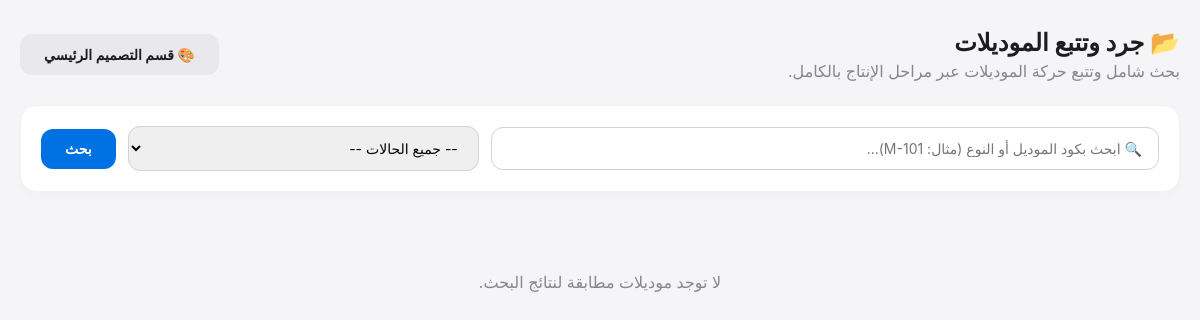
/design/inventory, run on an earlier commit of the app's database.
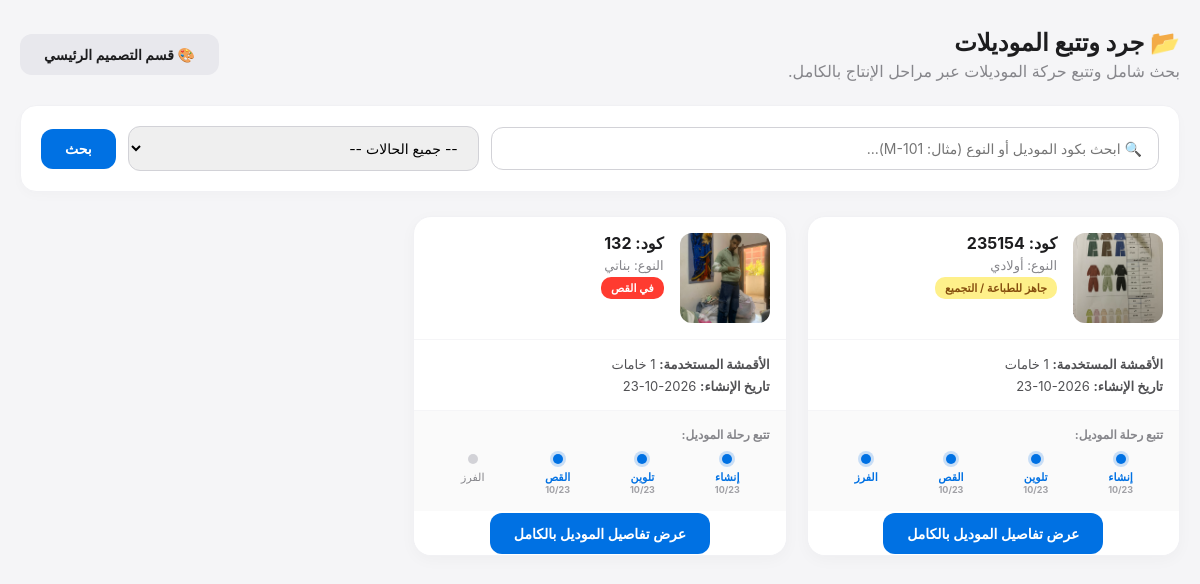
And on a later commit of the database.
### app/models.py (models this page shows)
class DesignModel(db.Model):
    id = db.Column(db.Integer, primary_key=True)
    model_code = db.Column(db.String(50), unique=True, nullable=False)
    image_url = db.Column(db.String(200), nullable=False)
    model_type = db.Column(db.String(50), nullable=True)
    status = db.Column(db.String(50), default='تصميم')
    is_deleted = db.Column(db.Boolean, default=False)
    target_quantity = db.Column(db.Integer, default=0)
    marker_length = db.Column(db.Float, nullable=True)
    sizes_selected = db.Column(db.String(200), nullable=True)
    main_marker_url = db.Column(db.String(200), nullable=True)
    print_marker_url = db.Column(db.String(200), nullable=True)
    marker_efficiency = db.Column(db.Float, nullable=True)
    notes_shirt = db.Column(db.Text, nullable=True)
    notes_pants = db.Column(db.Text, nullable=True)
    created_at = db.Column(db.DateTime, default=get_egypt_time)
    colored_at = db.Column(db.DateTime, nullable=True)
    cut_at = db.Column(db.DateTime, nullable=True)
    requirements = db.relationship('ModelRequirement', backref='model', lazy=True)
    accessories = db.relationship('ModelAccessory', backref='model', lazy=True)
    cutting_records = db.relationship('CuttingRecord', backref='model', lazy=True)
    qc_records = db.relationship('QCRecord', backref='model', lazy=True)

### app/design/routes.py (the view)
@design_bp.route('/inventory')
def model_inventory():
    search_query = request.args.get('q', '').strip()
    status_filter = request.args.get('status', '')
    query = DesignModel.query.filter_by(is_deleted=False)
    if search_query:
        query = query.filter(DesignModel.model_code.contains(search_query) | DesignModel.model_type.contains(search_query))
    if status_filter:
        query = query.filter_by(status=status_filter)
    models = query.order_by(DesignModel.created_at.desc()).all()
    log_action("جرد الموديلات", f"بحث في جرد الموديلات بكلمة: {search_query}")
    return render_template('design/inventory.html', models=models, search_query=search_query, status_filter=status_filter)

### app/models.py (called while the page is built)
def get_egypt_time():
    return datetime.now(pytz.timezone('Africa/Cairo'))

def log_action(action, details=""):
    try:
        user_id = session.get('user_id')
        ip = request.remote_addr
        agent = request.user_agent.string
        log = AuditLog(
            user_id=user_id,
            action=action,
            details=details,
            ip_address=ip,
            user_agent=agent
        )
        db.session.add(log)
        db.session.commit()
    except Exception:
        pass

### app/templates/design/inventory.html (shortened to what this page needs)
{% extends 'base.html' %}
{% block content %}
<div style="display: flex; justify-content: space-between; align-items: center; margin-bottom: 24px;">
    <div>
        <h2 style="margin: 0 0 4px 0; font-weight: 700;">📂 جرد وتتبع الموديلات</h2>
        <p style="color: #86868b; margin: 0;">بحث شامل وتتبع حركة الموديلات عبر مراحل الإنتاج بالكامل.</p>
    </div>
    <a href="/design" class="apple-btn" style="background: #e8e8ed; color: #1d1d1f;">🎨 قسم التصميم الرئيسي</a>
</div>
<div class="search-card">
    <form method="GET" action="/design/inventory" class="search-grid">
        <input type="text" name="q" value="{{ search_query }}" class="form-input" placeholder="🔍 ابحث بكود الموديل أو النوع (مثال: M-101)...">
        <select name="status" class="form-input" style="flex: 0.5;">
            <option value="">-- جميع الحالات --</option>
        </select>
        <button type="submit" class="apple-btn">بحث</button>
    </form>
</div>
<div class="models-grid">
    {% for model in models %}
    <div class="model-card">
        <div class="model-header">
            <img src="{{ model.image_url }}" class="model-img">
            <div>
                <h3 style="margin: 0 0 4px 0; font-size: 16px;">كود: {{ model.model_code }}</h3>
                <div style="font-size: 13px; color: #86868b;">النوع: {{ model.model_type or 'غير محدد' }}</div>
                <span class="badge {% if model.status == 'في القص' %}status-cut{% elif model.status == 'فرز وكنترول' %}status-qc{% else %}status-design{% endif %}">
                    {{ model.status }}
                </span>
            </div>
        </div>
        <div style="padding: 16px; font-size: 13px; color: #515154;">
            <div style="margin-bottom: 6px;"><strong>الأقمشة المستخدمة:</strong> {{ model.requirements|length }} خامات</div>
            <div><strong>تاريخ الإنشاء:</strong> {{ model.created_at.strftime('%Y-%m-%d') if model.created_at else '---' }}</div>
        </div>
        <div class="timeline">
            <div class="timeline-title">تتبع رحلة الموديل:</div>
            <div class="timeline-steps">
                <div class="timeline-step active">
                    <div class="step-dot"></div>
                    إنشاء
                    <div style="font-size: 9px; color: #a1a1a6;">{{ model.created_at.strftime('%m/%d') if model.created_at else '' }}</div>
                </div>
                <div class="timeline-step {% if model.colored_at %}active{% endif %}">
                    <div class="step-dot"></div>
                    تلوين
                    <div style="font-size: 9px; color: #a1a1a6;">{{ model.colored_at.strftime('%m/%d') if model.colored_at else '' }}</div>
                </div>
                <div class="timeline-step {% if model.cut_at %}active{% endif %}">
                    <div class="step-dot"></div>
                    القص
                    <div style="font-size: 9px; color: #a1a1a6;">{{ model.cut_at.strftime('%m/%d') if model.cut_at else '' }}</div>
                </div>
                <div class="timeline-step {% if model.status == 'فرز وكنترول' or model.status == 'جاهز للطباعة / التجميع' %}active{% endif %}">
                    <div class="step-dot"></div>
                    الفرز
                </div>
            </div>
        </div>
        <div style="padding: 12px 16px; background: white; text-align: center;">
            <a href="/design/inventory/model/{{ model.id }}" class="apple-btn">عرض تفاصيل الموديل بالكامل</a>
        </div>
    </div>
    {% else %}
    <p style="color: #86868b; grid-column: 1 / -1; text-align: center; padding: 40px;">لا توجد موديلات مطابقة لنتائج البحث.</p>
    {% endfor %}
</div>
{% endblock %}

### app/templates/base.html (shortened to what this page needs)
<!DOCTYPE html>
<html lang="ar" dir="rtl">
<head>
</head>
<body>
    <div class="container">
        {% block content %}{% endblock %}
    </div>
</body>
</html>

### app/templates/base.html (style rules this page uses)
body { font-family: -apple-system, BlinkMacSystemFont, "Segoe UI", Roboto, sans-serif; background-color: #f5f5f7; margin: 0; color: #1d1d1f; }
.container { max-width: 1200px; margin: 28px auto; padding: 0 20px; }

### app/templates/design/inventory.html (style rules this page uses)
.search-card { background: white; border-radius: 16px; padding: 20px; border: 1px solid #f1f1f4; margin-bottom: 24px; box-shadow: 0 4px 12px rgba(0,0,0,0.02); }
.search-grid { display: flex; gap: 12px; align-items: center; flex-wrap: wrap; }
.form-input { flex: 1; min-width: 200px; padding: 12px 16px; border: 1px solid #d2d2d7; border-radius: 12px; font-family: inherit; font-size: 14px; outline: none; }
.apple-btn { padding: 12px 24px; border: none; border-radius: 12px; cursor: pointer; font-weight: 600; font-size: 14px; background: #0071e3; color: white; text-decoration: none; text-align: center; }
.models-grid { display: grid; grid-template-columns: repeat(auto-fill, minmax(320px, 1fr)); gap: 20px; }
.model-card { background: white; border-radius: 18px; border: 1px solid #f1f1f4; overflow: hidden; box-shadow: 0 4px 16px rgba(0,0,0,0.03); transition: transform 0.2s; }
.model-header { display: flex; gap: 16px; padding: 16px; border-bottom: 1px solid #f5f5f7; }
.model-img { width: 90px; height: 90px; border-radius: 12px; object-fit: cover; background: #f5f5f7; }
.badge { padding: 4px 10px; border-radius: 10px; font-size: 11px; font-weight: 600; display: inline-block; margin-top: 4px; }
.status-design { background: #fef08a; color: #854d0e; }
.status-cut { background: #ff3b30; color: white; }
.timeline { padding: 16px; background: #fafafa; border-top: 1px solid #f5f5f7; }
.timeline-title { font-size: 12px; font-weight: 700; color: #86868b; margin-bottom: 12px; }
.timeline-steps { display: flex; justify-content: space-between; position: relative; }
.timeline-step { flex: 1; text-align: center; font-size: 11px; color: #86868b; position: relative; }
.timeline-step.active { color: #0071e3; font-weight: 700; }
.step-dot { width: 10px; height: 10px; border-radius: 50%; background: #d2d2d7; margin: 0 auto 6px; }
.timeline-step.active .step-dot { background: #0071e3; box-shadow: 0 0 0 3px rgba(0,113,227,0.2); }

What changed in the data, as far as the page shows it:
added DesignModel: image_url (picture), model_code "235154", model_type "أولادي", status "جاهز للطباعة / التجميع", created_at "2026-10-23", created_at "10/23", colored_at "10/23", cut_at "10/23"
added DesignModel: image_url (picture), model_code "132", model_type "بناتي", status "في القص", requirements|length "1", created_at "2026-10-23", created_at "10/23", colored_at "10/23", cut_at "10/23"
Also different on the page:
text no longer shown: "لا توجد موديلات مطابقة لنتائج البحث."
